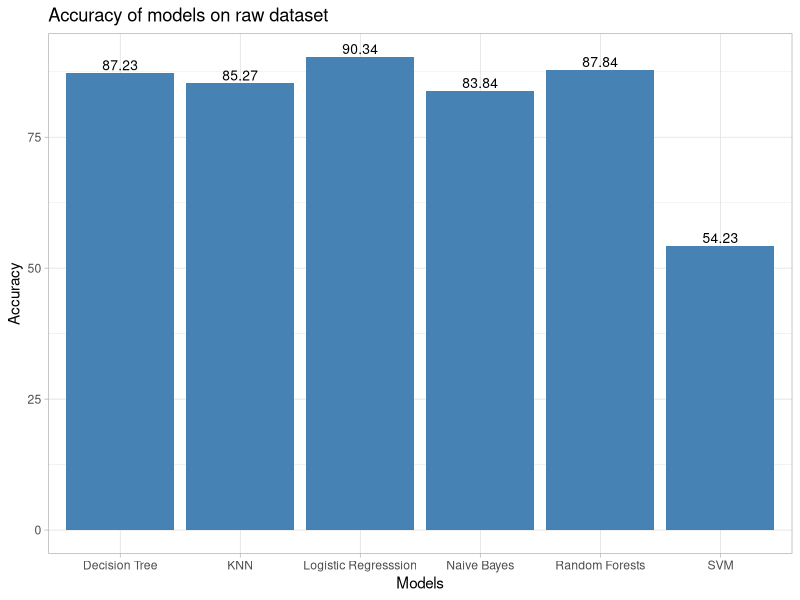

Source code (R):
## ---- chunk 1


x<- c("KNN", "Logistic Regresssion", "Random Forests", "Decision Tree", "Naive Bayes", "SVM")
y<- c(85.27, 90.34, 87.84, 87.23, 83.84, 54.23)

x_name <- "Models"
y_name <- "Accuracy"

df <- data.frame(x,y)
names(df) <- c(x_name,y_name)

library(ggplot2)
ggplot(data=df, aes(x=Models, y=Accuracy)) +
  geom_bar(stat="identity", fill="steelblue")+
  geom_text(aes(label=Accuracy), vjust=-0.3, size=3.5)+
  ggtitle("Accuracy of models on raw dataset")+
  theme_light()


## ---- chunk 2

# Confusion Matrix and Statistics
# 
#           Reference
# Prediction   0   1
#          0 245  18
#          1   7  31
#                                           
#               Accuracy : 0.9169          
#                  95% CI : (0.8798, 0.9455)
#     No Information Rate : 0.8372          
#     P-Value [Acc > NIR] : 3.802e-05       
#                                           
#                   Kappa : 0.665           
#                                           
#  Mcnemar's Test P-Value : 0.0455          
#                                           
#             Sensitivity : 0.6327          
#             Specificity : 0.9722          
#          Pos Pred Value : 0.8158          
#          Neg Pred Value : 0.9316          
#               Precision : 0.8158          
#                  Recall : 0.6327          
#                      F1 : 0.7126          
#              Prevalence : 0.1628          
#          Detection Rate : 0.1030          
#    Detection Prevalence : 0.1262          
#       Balanced Accuracy : 0.8024          
#                                           
#        'Positive' Class : 1



## ---- chunk 3


# Confusion Matrix and Statistics
# 
#           Reference
# Prediction   0   1
#          0 283  21
#          1  12  36
#                                           
#                Accuracy : 0.9062          
#                  95% CI : (0.8709, 0.9346)
#     No Information Rate : 0.8381          
#     P-Value [Acc > NIR] : 0.0001493       
#                                           
#                   Kappa : 0.6311          
#                                           
#  Mcnemar's Test P-Value : 0.1637344       
#                                           
#             Sensitivity : 0.9593          
#             Specificity : 0.6316          
#          Pos Pred Value : 0.9309          
#          Neg Pred Value : 0.7500          
#              Prevalence : 0.8381          
#          Detection Rate : 0.8040          
#    Detection Prevalence : 0.8636          
#       Balanced Accuracy : 0.7955          
#                                           
#        'Positive' Class : 0


## ---- chunk 4

# Confusion Matrix and Statistics
# 
#           Reference
# Prediction   0   1
#          0 282  21
#          1  13  36
#                                           
#                Accuracy : 0.9034          
#                  95% CI : (0.8676, 0.9322)
#     No Information Rate : 0.8381          
#     P-Value [Acc > NIR] : 0.0002803       
#                                           
#                   Kappa : 0.6228          
#                                           
#  Mcnemar's Test P-Value : 0.2299491       
#                                           
#             Sensitivity : 0.9559          
#             Specificity : 0.6316          
#          Pos Pred Value : 0.9307          
#          Neg Pred Value : 0.7347          
#              Prevalence : 0.8381          
#          Detection Rate : 0.8011          
#    Detection Prevalence : 0.8608          
#       Balanced Accuracy : 0.7938          
#                                           
#        'Positive' Class : 0    
## ---- chunk 5
# Confusion Matrix and Statistics
# 
#           Reference
# Prediction   0   1
#          0 243  21
#          1   9  28
#                                           
#                Accuracy : 0.9003          
#                  95% CI : (0.8608, 0.9317)
#     No Information Rate : 0.8372          
#     P-Value [Acc > NIR] : 0.001154        
#                                           
#                   Kappa : 0.5943          
#                                           
#  Mcnemar's Test P-Value : 0.044610        
#                                           
#             Sensitivity : 0.57143         
#             Specificity : 0.96429         
#          Pos Pred Value : 0.75676         
#          Neg Pred Value : 0.92045         
#               Precision : 0.75676         
#                  Recall : 0.57143         
#                      F1 : 0.65116         
#              Prevalence : 0.16279         
#          Detection Rate : 0.09302         
#    Detection Prevalence : 0.12292         
#       Balanced Accuracy : 0.76786         
#                                           
#        'Positive' Class : 1


## ---- chunk 6
## Confusion Matrix and Statistics
## 
##           Reference
## Prediction Normal COVID19
##    Normal     235      24
##    COVID19     15      26
##                                           
##                Accuracy : 0.87            
##                  95% CI : (0.8266, 0.9059)
##     No Information Rate : 0.8333          
##     P-Value [Acc > NIR] : 0.04857         
##                                           
##                   Kappa : 0.4957          
##                                           
##  Mcnemar's Test P-Value : 0.20018         
##                                           
##             Sensitivity : 0.52000         
##             Specificity : 0.94000         
##          Pos Pred Value : 0.63415         
##          Neg Pred Value : 0.90734         
##              Prevalence : 0.16667         
##          Detection Rate : 0.08667         
##    Detection Prevalence : 0.13667         
##       Balanced Accuracy : 0.73000         
##                                           
##        'Positive' Class : COVID19         
## 


## ---- chunk 7

# 
# Confusion Matrix and Statistics
# 
#           Reference
# Prediction   0   1
#          0  26   0
#          1 307 346
#                                           
#                Accuracy : 0.5479          
#                  95% CI : (0.5096, 0.5858)
#     No Information Rate : 0.5096          
#     P-Value [Acc > NIR] : 0.02506         
#                                           
#                   Kappa : 0.0795          
#                                           
#  Mcnemar's Test P-Value : < 2e-16         
#                                           
#             Sensitivity : 1.00000         
#             Specificity : 0.07808         
#          Pos Pred Value : 0.52986         
#          Neg Pred Value : 1.00000         
#              Prevalence : 0.50957         
#          Detection Rate : 0.50957         
#    Detection Prevalence : 0.96171         
#       Balanced Accuracy : 0.53904         
#                                           
#        'Positive' Class : 1

